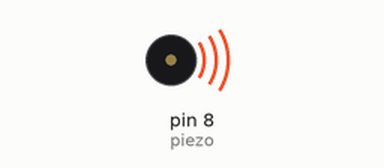
The sketch below on a simulated Arduino Uno, built with avr-gcc and run on an emulated ATmega328P. Parts: buzzer (waves = sounding).

Above: at 0.05 s.
Timing chart, 0 to 3.5 s (numbered marks = the images above):
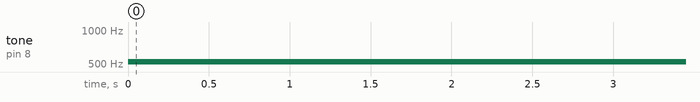

Measured:
- by itself, tone on pin 8 (piezo): silent → 523 Hz at 0.00 s

The sketch:

piezo.ino
```cpp
/* Use File->Load Prog to
   load a different Program
*/

#define piezo 8

void setup()
{
	pinMode(piezo,OUTPUT);
}

void loop()
{
	tone(piezo,523);
	delay(3000);
	noTone(piezo);
}
```
